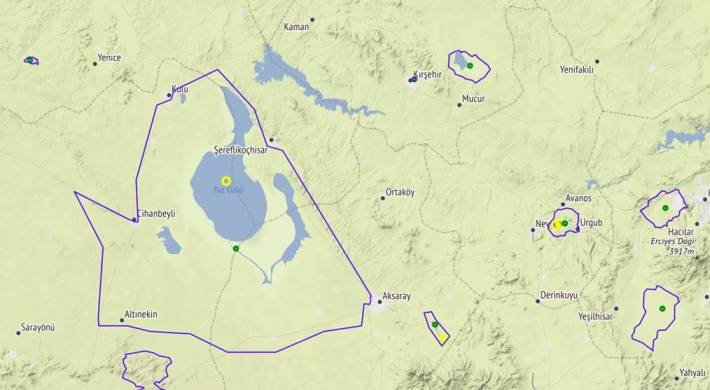

This figure's Python source:
import pandas as pd, folium, numpy as np, json
from pygeodesy.sphericalNvector import LatLon

m = folium.Map(location=[40,33], tiles='Stamen Terrain', zoom_start=7)
base = "/opt/Downloads/trgeo"

def average(coords):
    b = (LatLon(lat,lon) for lat,lon in coords)
    nvecs = np.array([a.toNvector() for a in b])
    mid = nvecs.mean().toLatLon()
    return mid.lat,mid.lon
        
def camp():
    df = pd.read_csv(base + '/kamp/kampyerleri.csv',sep=';')
    for index, row in df.iterrows():
        lat,lon = (float(x) for x in row['location'].split(","))
        folium.CircleMarker(location=[lon,lat],
                            tooltip=row['description'],
                            radius=6,
                            color='yellow',
                            weight=4).add_to(m)                
        
        
    df = pd.read_csv(base + '/kamp/trkamp.csv',sep=';')
    for index, row in df.iterrows():
        lat,lon = (float(x) for x in row['location'].split(","))
        folium.CircleMarker(location=[lat,lon],
                            tooltip=row['name'],
                            radius=6,
                            color='blue',
                            weight=4).add_to(m)                

def park():        
    files = ['/millipark/milli_parklar.json',
             '/millipark/tabiat_anitlari.json',
             '/millipark/ozel_cevre_koruma_alanlari.json',
             '/millipark/tabiati_koruma_alanlari.json',
             '/millipark/tabiat_parklari.json',
             '/millipark/yaban_hayati_gelistirme_sahalari.json',
             '/millipark/sulak_alanlar.json']

    for f in files:
        print (f)
        with open(base + f, encoding='utf-8') as fh:
            data = json.load(fh)
        for name in data.keys():
            data1 = data[name]
            data1 = np.array([[float(x[0]),float(x[1])] for x in data1])
            if len(data1) < 3: continue
            clat,clon = average(data1)
            desc = name + " " + f.replace("/millipark/","").replace(".json","")
            folium.CircleMarker(location=[clat,clon],
                                tooltip=desc,
                                radius=3,
                                color='green',
                                weight=4).add_to(m)                
            folium.Polygon(locations=data1,weight=2,color = 'blue').add_to(m)

camp()
park()
            
m.save(base + "/trgeo.html")
